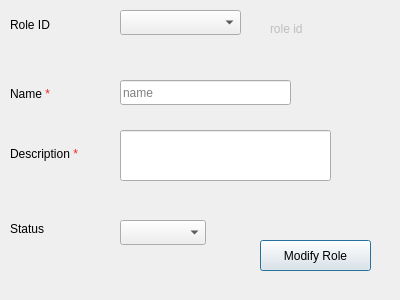
<?xml version="1.0" encoding="UTF-8"?>
<ui version="4.0">
 <class>Dialog</class>
 <widget class="QDialog" name="Dialog">
  <property name="geometry">
   <rect>
    <x>0</x>
    <y>0</y>
    <width>400</width>
    <height>300</height>
   </rect>
  </property>
  <property name="windowTitle">
   <string>Role</string>
  </property>
  <widget class="QComboBox" name="CMB_roleStatus">
   <property name="geometry">
    <rect>
     <x>120</x>
     <y>220</y>
     <width>86</width>
     <height>25</height>
    </rect>
   </property>
  </widget>
  <widget class="QPushButton" name="BTN_modifyRole">
   <property name="geometry">
    <rect>
     <x>260</x>
     <y>240</y>
     <width>111</width>
     <height>31</height>
    </rect>
   </property>
   <property name="text">
    <string>Modify Role</string>
   </property>
  </widget>
  <widget class="QLineEdit" name="LE_name">
   <property name="geometry">
    <rect>
     <x>120</x>
     <y>80</y>
     <width>171</width>
     <height>25</height>
    </rect>
   </property>
   <property name="placeholderText">
    <string>name</string>
   </property>
  </widget>
  <widget class="QLabel" name="label">
   <property name="geometry">
    <rect>
     <x>10</x>
     <y>220</y>
     <width>67</width>
     <height>17</height>
    </rect>
   </property>
   <property name="text">
    <string>Status</string>
   </property>
  </widget>
  <widget class="QLabel" name="label_9">
   <property name="geometry">
    <rect>
     <x>10</x>
     <y>10</y>
     <width>99</width>
     <height>29</height>
    </rect>
   </property>
   <property name="text">
    <string>Role ID</string>
   </property>
  </widget>
  <widget class="QLineEdit" name="LE_DESC">
   <property name="geometry">
    <rect>
     <x>120</x>
     <y>130</y>
     <width>211</width>
     <height>51</height>
    </rect>
   </property>
  </widget>
  <widget class="QComboBox" name="CMB_roleName">
   <property name="geometry">
    <rect>
     <x>120</x>
     <y>10</y>
     <width>121</width>
     <height>25</height>
    </rect>
   </property>
  </widget>
  <widget class="QLabel" name="LB_roleID">
   <property name="enabled">
    <bool>false</bool>
   </property>
   <property name="geometry">
    <rect>
     <x>270</x>
     <y>20</y>
     <width>141</width>
     <height>17</height>
    </rect>
   </property>
   <property name="frameShape">
    <enum>QFrame::NoFrame</enum>
   </property>
   <property name="text">
    <string>role id</string>
   </property>
  </widget>
  <widget class="QLabel" name="label_6">
   <property name="geometry">
    <rect>
     <x>10</x>
     <y>80</y>
     <width>99</width>
     <height>29</height>
    </rect>
   </property>
   <property name="text">
    <string>&lt;html&gt;&lt;head/&gt;&lt;body&gt;&lt;p&gt;Name &lt;span style=&quot; color:#ef2929;&quot;&gt;*&lt;/span&gt;&lt;/p&gt;&lt;/body&gt;&lt;/html&gt;</string>
   </property>
  </widget>
  <widget class="QLabel" name="label_3">
   <property name="geometry">
    <rect>
     <x>10</x>
     <y>140</y>
     <width>99</width>
     <height>29</height>
    </rect>
   </property>
   <property name="text">
    <string>&lt;html&gt;&lt;head/&gt;&lt;body&gt;&lt;p&gt;Description &lt;span style=&quot; color:#ef2929;&quot;&gt;*&lt;/span&gt;&lt;/p&gt;&lt;/body&gt;&lt;/html&gt;</string>
   </property>
  </widget>
 </widget>
 <resources/>
 <connections/>
</ui>
